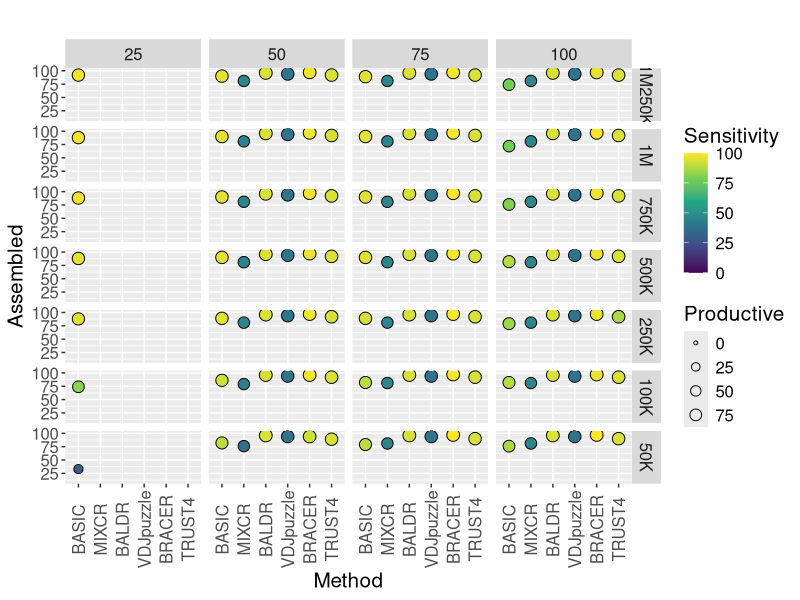
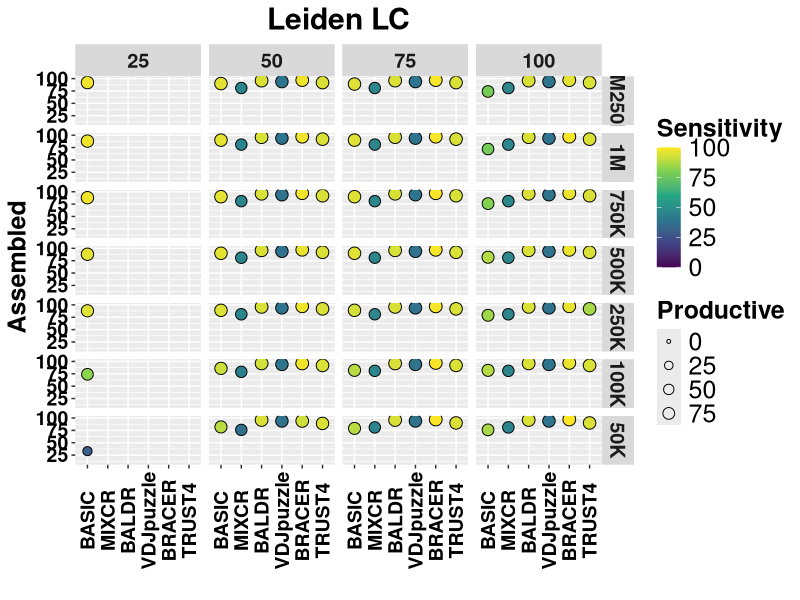

Recreate these plots in R, in order.
rm(list = ls())
library(ggplot2)
library(tidyr)
library(dplyr)
library(RColorBrewer)

#input file is within this folder
sensitivity <- read.table("BALDR_BASIC_LEIDEN.txt",header=T,sep="\t")
head(sensitivity)


colnames(sensitivity)[2] <- "newname2"
sensitivity_Canzar <- subset(sensitivity, Dataset == "Canzar")
sensitivity_Canzar <- subset(sensitivity_Canzar, Read_Length >= 25)

sensitivity_Upd <- subset(sensitivity, Dataset == "Upadhyay")
sensitivity_Upd <- subset(sensitivity_Upd, Read_Length >= 25)

sensitivity_This_Work <- subset(sensitivity, Dataset == "Leiden")
sensitivity_This_Work <- subset(sensitivity_This_Work, Read_Length >= 25)



sensitivity <- rbind(sensitivity_Canzar,sensitivity_Upd,sensitivity_This_Work)


sensitivity$Coverage <- factor(sensitivity$Coverage, levels=c("1M250K", "1M","750K","500K", "250K","100K","50K"))
sensitivity$Dataset <- factor(sensitivity$Dataset, levels=c("Upadhyay", "Canzar","Leiden"))
sensitivity$Method <- factor(sensitivity$Method, levels=c("BASIC", "MIXCR", "BALDR", "VDJpuzzle","BRACER","TRUST4"))
sensitivity$Chain <- factor(sensitivity$Chain, levels=c("Heavy", "Light"))

sensitivity$Percentage_Assembled <- (sensitivity$Percentage_Assembled)*100
sensitivity$Percentage_Productive <- (sensitivity$Percentage_Productive)*100
sensitivity$Percentage_Assembled <- lapply(sensitivity$Percentage_Assembled, as.integer)
sensitivity$Percentage_Productive <- lapply(sensitivity$Percentage_Productive,as.integer)

sensitivity$Percentage_Assembled <- as.numeric(sensitivity$Percentage_Assembled)
sensitivity$Percentage_Productive <- as.numeric(sensitivity$Percentage_Productive)
sensitivity$Sensitivity <- (sensitivity$Sensitivity)*100
head(sensitivity)
names(sensitivity)[3] <- "Assembled_2"
names(sensitivity)[4] <- "Assembled"
names(sensitivity)[5] <- "Productive_2"
names(sensitivity)[6] <- "Productive"
head(sensitivity)

#sensitivity <- subset(sensitivity, Dataset == "Canzar")
#sensitivity <- subset(sensitivity, Chain == "Heavy")

#sensitivity <- subset(sensitivity, Dataset == "Upadhyay")
#sensitivity <- subset(sensitivity, Chain == "Light")


sensitivity <- subset(sensitivity, Dataset == "Leiden")
sensitivity <- subset(sensitivity, Chain == "Light")

p1 <- ggplot(data = sensitivity,
             aes(x = Method, y = Assembled,size=Productive,shape=Sensitivity)) +
  geom_point(aes(size = Productive, fill = Sensitivity), shape = 21) +
  scale_fill_viridis_c()+  scale_size_continuous(range = c(1, 4))

# parsing ok but facet labels are on two different rows
p2 <- p1 +
  facet_grid(Coverage ~ Read_Length)+ 
  theme(axis.text.x=element_text(angle = 90, vjust = 0.5))+ylim(c(10,100))+ggtitle(label=" ")+theme(plot.title = element_text(hjust = 0.5))+theme(text=element_text(size=15))

p2
p2 +theme(axis.text=element_text(size=18),
          axis.title=element_text(size=18,face="bold"))+  theme(plot.title = element_text(hjust = 0.5))+theme(axis.text=element_text(size=14),axis.title=element_text(size=14,face="bold"))+ggtitle("Leiden LC")+ xlab("") + ylab(" Assembled") +theme(text=element_text(size=15))+theme(axis.text.x = element_text(face="bold", color="#000001")) + theme(axis.text.y = element_text(face="bold", color="#000001"))+theme(text = element_text(size = 18, face="bold"))+theme(axis.title.y = element_text(size = 18))+theme(legend.text = element_text(size = 18,face="plain"))+theme(legend.title = element_text(size = 18))



